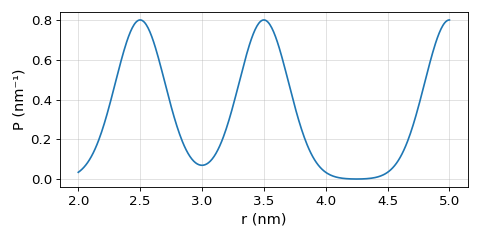

Write the Python code that produced this figure.
import deerlab as dl
import matplotlib.pyplot as plt 
import numpy as np 
model = dl.dd_gauss3
r = np.linspace(2,5,400)
par0 = model.start
P = model(r,par0)
plt.figure(figsize=[6,3])
plt.plot(r,P)
plt.xlabel('r (nm)',fontsize=13)
plt.ylabel('P (nm⁻¹)',fontsize=13)
plt.grid(alpha=0.4)
plt.tick_params(labelsize=12)
plt.tick_params(labelsize=12)
plt.tight_layout()
